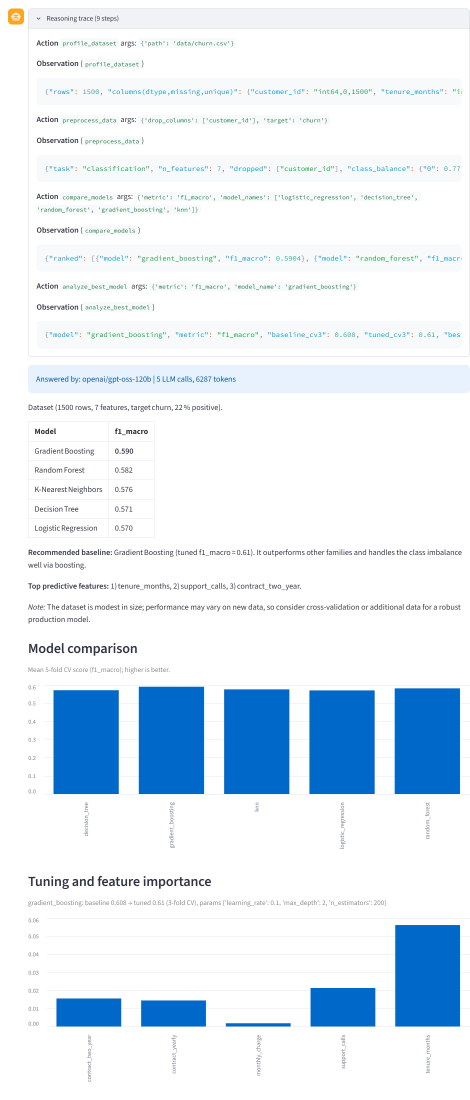
#> input picture report/assets/shot3b_trace_expanded.png, 1410 x 3300 px (shown at 1/3 size)
$ python make_diagrams.py
#> lines starting #> are read from the running program, lines starting #| are printed output that depends on the picture
"""Draw the architecture diagram and the tool-flow diagram, and crop screenshots for the report."""
from pathlib import Path

import matplotlib
matplotlib.use("Agg")
import matplotlib.pyplot as plt
from matplotlib.patches import FancyArrowPatch, FancyBboxPatch
from PIL import Image

A = Path(__file__).parent / "assets"
NAVY, BLUE, GREEN, ORANGE, GREY, RED = "#1F3A5F", "#2F6DB5", "#2E7D5B", "#C77A1A", "#EEF1F5", "#B03A48"


def box(ax, x, y, w, h, text, fc, ec=None, fs=10, color="white", bold=True):
    ax.add_patch(FancyBboxPatch((x, y), w, h, boxstyle="round,pad=0.02,rounding_size=0.12",
                                fc=fc, ec=ec or fc, lw=1.4))
    ax.text(x + w / 2, y + h / 2, text, ha="center", va="center", fontsize=fs, color=color,
            fontweight="bold" if bold else "normal", linespacing=1.35)


def arrow(ax, p1, p2, text=None, color="#333333", rad=0.0, fs=8.5, tdx=0.0, tdy=0.12, style="-|>"):
    ax.add_patch(FancyArrowPatch(p1, p2, arrowstyle=style, mutation_scale=14, lw=1.6, color=color,
                                 connectionstyle=f"arc3,rad={rad}"))
    if text:
        ax.text((p1[0] + p2[0]) / 2 + tdx, (p1[1] + p2[1]) / 2 + tdy, text, ha="center", va="center",
                fontsize=fs, color=color, style="italic")


def architecture():
    fig, ax = plt.subplots(figsize=(11.4, 7.4))
    ax.set_xlim(0, 11.4)
    ax.set_ylim(0, 7.4)
    ax.axis("off")
    box(ax, 0.3, 6.2, 3.3, 0.9, "User\nStreamlit app / CLI", GREY, NAVY, color=NAVY)
    box(ax, 7.2, 6.2, 3.9, 0.9, "Final output\nrecommendation + charts + trace", GREY, NAVY, color=NAVY, fs=9.5)
    # Orchestrator container
    ax.add_patch(FancyBboxPatch((0.3, 2.55), 6.6, 3.2, boxstyle="round,pad=0.02,rounding_size=0.15",
                                fc="#F7F9FC", ec=BLUE, lw=2))
    ax.text(0.5, 5.5, "Orchestrator Agent  (LangGraph ReAct loop)", fontsize=11.5, color=BLUE,
            fontweight="bold", va="center")
    box(ax, 0.6, 4.05, 2.85, 1.1, "LLM (reasoning)\nGemini / Groq / OpenRouter\nfallback chain", BLUE, fs=9)
    box(ax, 3.65, 4.05, 3.0, 1.1, "Planner\nsystem prompt: profile ->\npreprocess -> compare -> tune",
        GREEN, fs=8.5)
    box(ax, 0.6, 2.8, 2.85, 0.95, "Memory\nconversation context\n(LangGraph MemorySaver)", ORANGE, fs=8.5)
    box(ax, 3.65, 2.8, 3.0, 0.95, "Observability\nJSONL trace logger\n(thought / action / observation)",
        NAVY, fs=8.5)
    # Tool container
    ax.add_patch(FancyBboxPatch((7.7, 0.45), 3.4, 5.0, boxstyle="round,pad=0.02,rounding_size=0.15",
                                fc="#FBF7F0", ec=ORANGE, lw=2))
    ax.text(9.4, 5.2, "Tool APIs", fontsize=11.5, color=ORANGE, fontweight="bold", ha="center")
    for i, t in enumerate(["profile_dataset", "preprocess_data", "compare_models",
                           "analyze_best_model", "calculator"]):
        box(ax, 7.95, 4.35 - i * 0.82, 2.9, 0.62, t, "white", ORANGE, fs=9.5, color="#7A4A0A")
    # Data layer
    box(ax, 0.3, 0.45, 3.0, 1.35, "Data workspace\nCSV datasets, pandas\nDataFrame, X / y state",
        GREY, NAVY, color=NAVY, fs=9)
    box(ax, 3.8, 0.45, 3.1, 1.35, "scikit-learn\nmodels, cross-validation,\ngrid search, permutation\nimportance",
        GREY, NAVY, color=NAVY, fs=9)
    # Arrows
    arrow(ax, (2.0, 6.2), (2.0, 5.78), "goal / question", tdx=1.0, tdy=0.0)
    arrow(ax, (5.6, 5.78), (7.2, 6.55), "answer", rad=-0.25, tdx=-0.35, tdy=0.35)
    arrow(ax, (6.9, 4.2), (7.7, 4.2), None, style="<|-|>")
    ax.text(7.3, 4.62, "call /\nobserve", fontsize=7.5, ha="center", va="center", color="#333",
            style="italic", linespacing=1.2)
    arrow(ax, (3.3, 1.1), (3.8, 1.1), None, style="<|-|>")
    arrow(ax, (7.7, 1.1), (6.9, 1.1), None)
    ax.text(5.7, 0.15, "tools read and update the data workspace; scikit-learn does the numeric work",
            fontsize=8.5, ha="center", color="#555", style="italic")
    ax.set_title("Architecture of the ML Model Advisor Agent", fontsize=13, color=NAVY, fontweight="bold", pad=8)
    fig.savefig(A / "diagram_architecture.png", dpi=200, bbox_inches="tight", facecolor="white")
    plt.close(fig)


def toolflow():
    fig, ax = plt.subplots(figsize=(12, 5.6))
    ax.set_xlim(0, 11.9)
    ax.set_ylim(0, 5.6)
    ax.axis("off")
    box(ax, 0.15, 3.9, 1.5, 0.9, "User goal\n+ dataset path", GREY, NAVY, color=NAVY, fs=9)
    steps = [("1. profile_dataset", "rows, dtypes,\nmissing, unique"),
             ("2. preprocess_data", "target, drop IDs,\nimpute, encode"),
             ("3. compare_models", "5-fold CV for\n4-5 models"),
             ("4. analyze_best_model", "tune winner +\nfeature importance")]
    xs = [2.0, 4.5, 7.0, 9.5]
    for (name, sub), x in zip(steps, xs):
        box(ax, x, 3.9, 2.15, 0.9, name, ORANGE, fs=9)
        ax.text(x + 1.075, 3.65, sub, ha="center", va="top", fontsize=8, color="#444", linespacing=1.3)
    arrow(ax, (1.65, 4.35), (2.0, 4.35))
    for x in xs[:-1]:
        arrow(ax, (x + 2.15, 4.35), (x + 2.5, 4.35))
    # Reasoning loop spans under all four tools
    box(ax, 2.0, 1.55, 9.65, 1.0,
        "LLM reasoning (ReAct loop)\nThought -> chooses next Action -> reads Observation -> decides again", BLUE, fs=10)
    for x in xs:
        arrow(ax, (x + 1.075, 3.15), (x + 1.075, 2.55), None, color=BLUE, style="<|-|>")
    box(ax, 0.15, 1.55, 1.6, 1.0, "Memory\n(message history)", ORANGE, fs=8.5)
    arrow(ax, (1.75, 2.05), (2.0, 2.05), None, color=ORANGE, style="<|-|>")
    # Error branch and final answer
    box(ax, 8.9, 0.15, 2.75, 0.85, "Tool error: read message,\nfix arguments, retry", RED, fs=8.5)
    arrow(ax, (10.275, 1.55), (10.275, 1.0), "on error", color=RED, style="<|-|>", tdx=0.55, tdy=0.0)
    box(ax, 3.9, 0.15, 3.0, 0.85, "Final answer", GREEN, fs=11)
    arrow(ax, (5.4, 1.55), (5.4, 1.0), "enough evidence", tdx=1.05, tdy=0.0, color=GREEN)
    ax.text(5.95, 5.3, "Tool flow:  Goal -> Plan -> Tool use -> Observation -> Final output", ha="center",
            fontsize=12.5, color=NAVY, fontweight="bold")
    fig.savefig(A / "diagram_toolflow.png", dpi=200, bbox_inches="tight", facecolor="white")
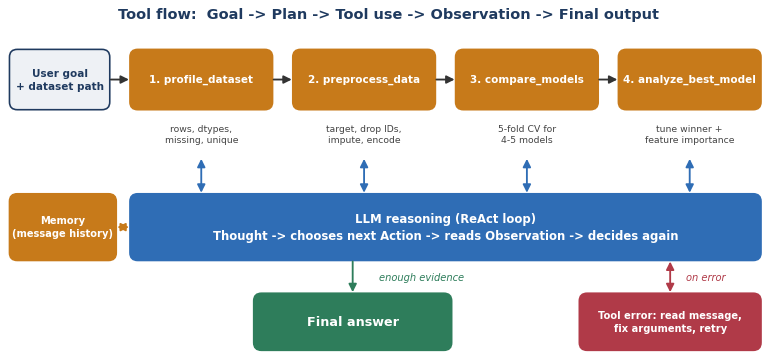
#> figure drawn by matplotlib, 1 panel
    plt.close(fig)


def crops():
    im = Image.open(A / "shot3b_trace_expanded.png")  # 1410 x 3300
#> im is the input picture: PIL image 1410x3300 RGB; mean R, G, B 226.6, 237.1, 246.5
    im.crop((0, 0, im.width, 1085)).save(A / "fig_trace.png")             # reasoning trace only
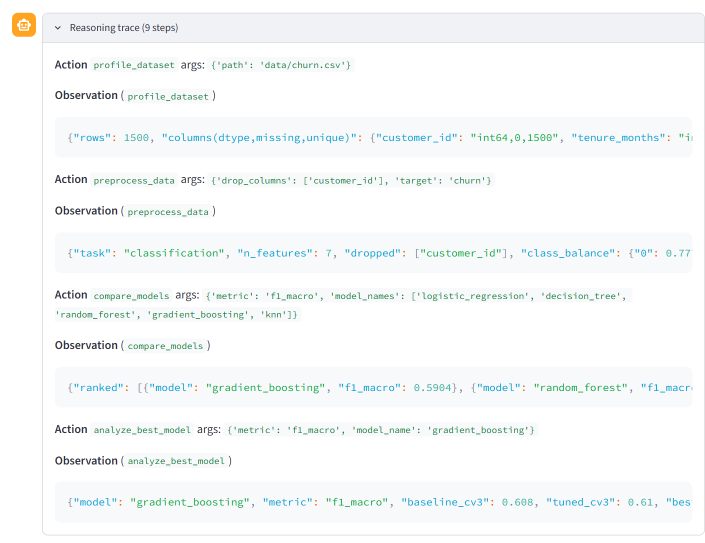
#> saved as fig_trace.png: PIL image 1410x1085 RGB (shown at 1/2 size); mean R, G, B 247.2, 249.3, 249.7
    im.crop((0, 1085, im.width, 1880)).save(A / "fig_answer.png")         # banner + final answer
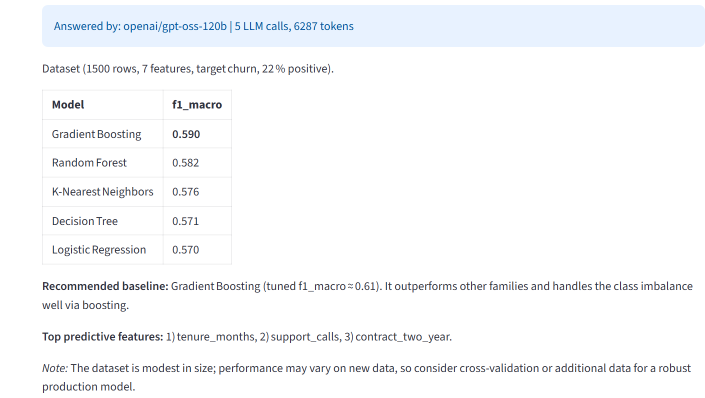
#> saved as fig_answer.png: PIL image 1410x795 RGB (shown at 1/2 size); mean R, G, B 247.5, 248.7, 250.4
    im.crop((0, 1880, im.width, im.height)).save(A / "fig_charts.png")
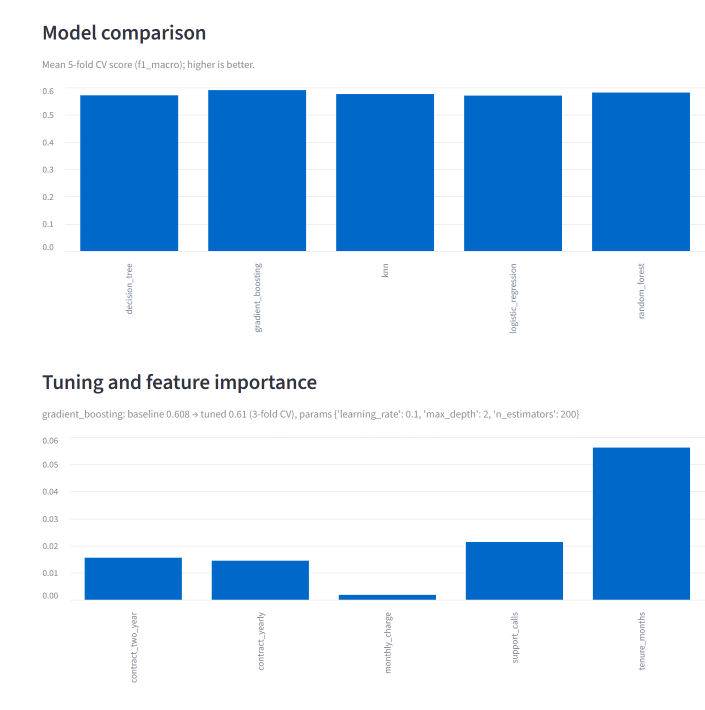
#> saved as fig_charts.png: PIL image 1410x1420 RGB (shown at 1/2 size); mean R, G, B 199.3, 221.3, 242
    q, a = Image.open(A / "shot4b_followup_question.png"), Image.open(A / "shot4c_followup_answer.png")
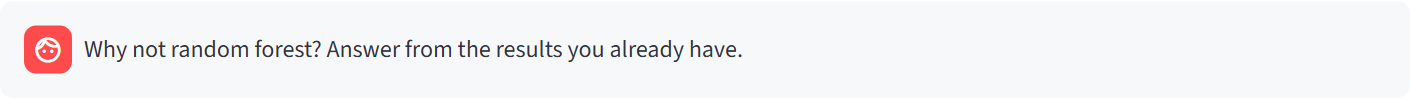
#> input picture report/assets/shot4b_followup_question.png, 1410 x 98 px
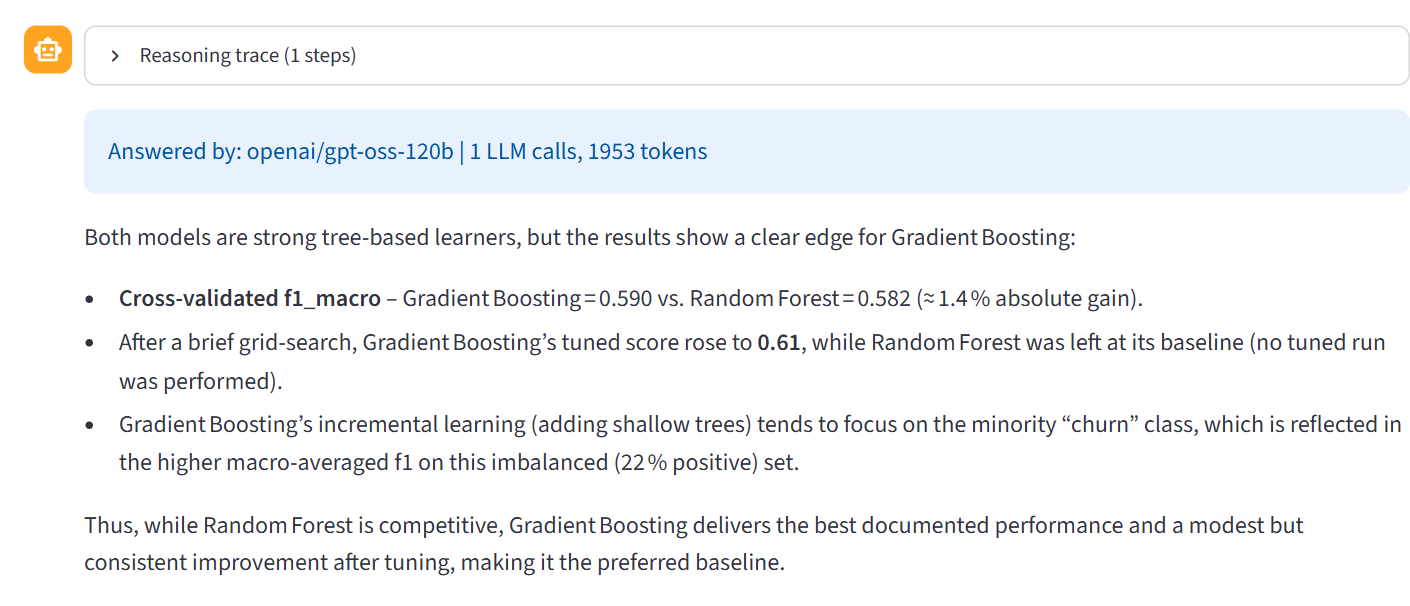
#> input picture report/assets/shot4c_followup_answer.png, 1410 x 606 px
#> q is the input picture: PIL image 1410x98 RGB; mean R, G, B 243.4, 241.9, 244
#> a is the input picture: PIL image 1410x606 RGB; mean R, G, B 243.3, 244.7, 246.7
    out = Image.new("RGB", (q.width, q.height + 12 + a.height), "white")
#> out: PIL image 1410x716 RGB; every value is 255
    out.paste(q, (0, 0))
    out.paste(a, (0, q.height + 12))
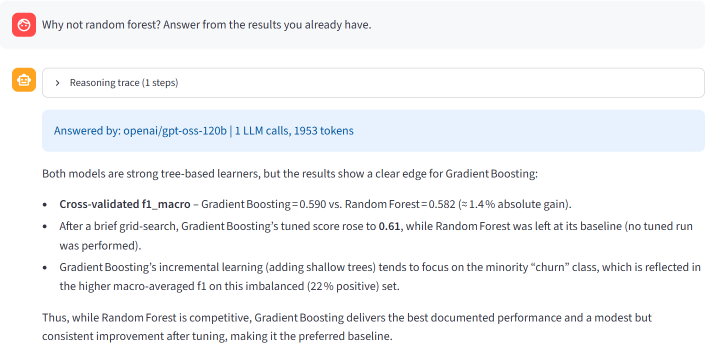
#> out: PIL image 1410x716 RGB (shown at 1/2 size); mean R, G, B 243.5, 244.5, 246.5
    out.save(A / "fig_followup.png")


if __name__ == "__main__":
    architecture()
    toolflow()
    crops()
    print("done")
